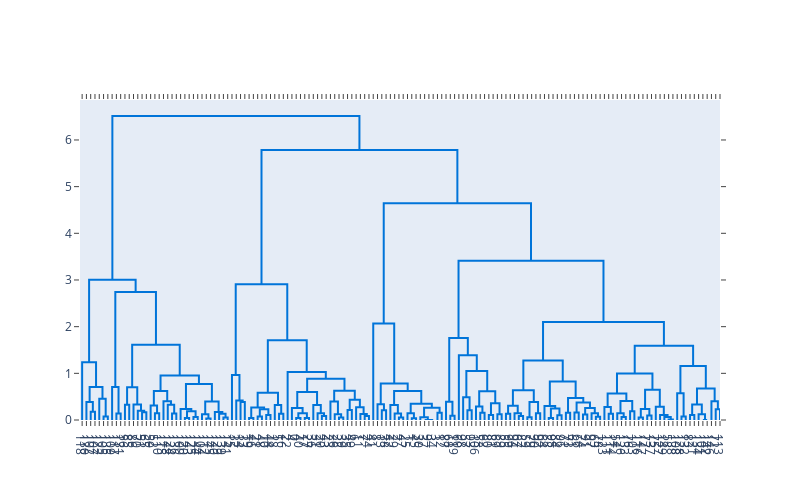

The notebook cell saved with this chart:
### Code cell
# Create the dendrogram
fig = ff.create_dendrogram(df_iris_pca, color_threshold=0)
fig.update_layout(width=800, height=500)
fig.show()

### Figure 1 — Plotly figure (JSON) as saved in the notebook; plotly's stock layout.template omitted (floating-point values rounded to 4 significant figures; data arrays with more than 128 entries replaced by an {"elided": "..."} marker saying what was removed)
{"data": [{"hoverinfo": "text", "marker": {"color": "rgb(0,116,217)"}, "mode": "lines", "type": "scatter", "x": [25, 25, 35, 35], "xaxis": "x", "y": [0, 0.1742, 0.1742, 0], "yaxis": "y"}, {"hoverinfo": "text", "marker": {"color": "rgb(0,116,217)"}, "mode": "lines", "type": "scatter", "x": [15, 15, 30, 30], "xaxis": "x", "y": [0, 0.3837, 0.3837, 0.1742], "yaxis": "y"}, {"hoverinfo": "text", "marker": {"color": "rgb(0,116,217)"}, "mode": "lines", "type": "scatter", "x": [55, 55, 65, 65], "xaxis": "x", "y": [0, 0.07319, 0.07319, 0], "yaxis": "y"}, {"hoverinfo": "text", "marker": {"color": "rgb(0,116,217)"}, "mode": "lines", "type": "scatter", "x": [45, 45, 60, 60], "xaxis": "x", "y": [0, 0.4574, 0.4574, 0.07319], "yaxis": "y"}, {"hoverinfo": "text", "marker": {"color": "rgb(0,116,217)"}, "mode": "lines", "type": "scatter", "x": [22.5, 22.5, 52.5, 52.5], "xaxis": "x", "y": [0.3837, 0.7092, 0.7092, 0.4574], "yaxis": "y"}, {"hoverinfo": "text", "marker": {"color": "rgb(0,116,217)"}, "mode": "lines", "type": "scatter", "x": [5, 5, 37.5, 37.5], "xaxis": "x", "y": [0, 1.235, 1.235, 0.7092], "yaxis": "y"}, {"hoverinfo": "text", "marker": {"color": "rgb(0,116,217)"}, "mode": "lines", "type": "scatter", "x": [85, 85, 95, 95], "xaxis": "x", "y": [0, 0.1398, 0.1398, 0], "yaxis": "y"}, {"hoverinfo": "text", "marker": {"color": "rgb(0,116,217)"}, "mode": "lines", "type": "scatter", "x": [75, 75, 90, 90], "xaxis": "x", "y": [0, 0.7064, 0.7064, 0.1398], "yaxis": "y"}, {"hoverinfo": "text", "marker": {"color": "rgb(0,116,217)"}, "mode": "lines", "type": "scatter", "x": [105, 105, 115, 115], "xaxis": "x", "y": [0, 0.326, 0.326, 0], "yaxis": "y"}, {"hoverinfo": "text", "marker": {"color": "rgb(0,116,217)"}, "mode": "lines", "type": "scatter", "x": [145, 145, 155, 155], "xaxis": "x", "y": [0, 0.1686, 0.1686, 0], "yaxis": "y"}, {"hoverinfo": "text", "marker": {"color": "rgb(0,116,217)"}, "mode": "lines", "type": "scatter", "x": [135, 135, 150, 150], "xaxis": "x", "y": [0, 0.1963, 0.1963, 0.1686], "yaxis": "y"}, {"hoverinfo": "text", "marker": {"color": "rgb(0,116,217)"}, "mode": "lines", "type": "scatter", "x": [125, 125, 142.5, 142.5], "xaxis": "x", "y": [0, 0.3334, 0.3334, 0.1963], "yaxis": "y"}, {"hoverinfo": "text", "marker": {"color": "rgb(0,116,217)"}, "mode": "lines", "type": "scatter", "x": [110, 110, 133.8, 133.8], "xaxis": "x", "y": [0.326, 0.7017, 0.7017, 0.3334], "yaxis": "y"}, {"hoverinfo": "text", "marker": {"color": "rgb(0,116,217)"}, "mode": "lines", "type": "scatter", "x": [175, 175, 185, 185], "xaxis": "x", "y": [0, 0.1469, 0.1469, 0], "yaxis": "y"}, {"hoverinfo": "text", "marker": {"color": "rgb(0,116,217)"}, "mode": "lines", "type": "scatter", "x": [165, 165, 180, 180], "xaxis": "x", "y": [0, 0.3118, 0.3118, 0.1469], "yaxis": "y"}, {"hoverinfo": "text", "marker": {"color": "rgb(0,116,217)"}, "mode": "lines", "type": "scatter", "x": [215, 215, 225, 225], "xaxis": "x", "y": [0, 0.1371, 0.1371, 0], "yaxis": "y"}, {"hoverinfo": "text", "marker": {"color": "rgb(0,116,217)"}, "mode": "lines", "type": "scatter", "x": [205, 205, 220, 220], "xaxis": "x", "y": [0, 0.3279, 0.3279, 0.1371], "yaxis": "y"}, {"hoverinfo": "text", "marker": {"color": "rgb(0,116,217)"}, "mode": "lines", "type": "scatter", "x": [195, 195, 212.5, 212.5], "xaxis": "x", "y": [0, 0.4019, 0.4019, 0.3279], "yaxis": "y"}, {"hoverinfo": "text", "marker": {"color": "rgb(0,116,217)"}, "mode": "lines", "type": "scatter", "x": [172.5, 172.5, 203.8, 203.8], "xaxis": "x", "y": [0.3118, 0.619, 0.619, 0.4019], "yaxis": "y"}, {"hoverinfo": "text", "marker": {"color": "rgb(0,116,217)"}, "mode": "lines", "type": "scatter", "x": [245, 245, 255, 255], "xaxis": "x", "y": [0, 0.04281, 0.04281, 0], "yaxis": "y"}, {"hoverinfo": "text", "marker": {"color": "rgb(0,116,217)"}, "mode": "lines", "type": "scatter", "x": [265, 265, 275, 275], "xaxis": "x", "y": [0, 0.06307, 0.06307, 0], "yaxis": "y"}, {"hoverinfo": "text", "marker": {"color": "rgb(0,116,217)"}, "mode": "lines", "type": "scatter", "x": [250, 250, 270, 270], "xaxis": "x", "y": [0.04281, 0.1885, 0.1885, 0.06307], "yaxis": "y"}, {"hoverinfo": "text", "marker": {"color": "rgb(0,116,217)"}, "mode": "lines", "type": "scatter", "x": [235, 235, 260, 260], "xaxis": "x", "y": [0, 0.2345, 0.2345, 0.1885], "yaxis": "y"}, {"hoverinfo": "text", "marker": {"color": "rgb(0,116,217)"}, "mode": "lines", "type": "scatter", "x": [295, 295, 305, 305], "xaxis": "x", "y": [0, 0.03437, 0.03437, 0], "yaxis": "y"}, {"hoverinfo": "text", "marker": {"color": "rgb(0,116,217)"}, "mode": "lines", "type": "scatter", "x": [285, 285, 300, 300], "xaxis": "x", "y": [0, 0.1242, 0.1242, 0.03437], "yaxis": "y"}, {"hoverinfo": "text", "marker": {"color": "rgb(0,116,217)"}, "mode": "lines", "type": "scatter", "x": [335, 335, 345, 345], "xaxis": "x", "y": [0, 0.0514, 0.0514, 0], "yaxis": "y"}, {"hoverinfo": "text", "marker": {"color": "rgb(0,116,217)"}, "mode": "lines", "type": "scatter", "x": [325, 325, 340, 340], "xaxis": "x", "y": [0, 0.1362, 0.1362, 0.0514], "yaxis": "y"}, {"hoverinfo": "text", "marker": {"color": "rgb(0,116,217)"}, "mode": "lines", "type": "scatter", "x": [315, 315, 332.5, 332.5], "xaxis": "x", "y": [0, 0.174, 0.174, 0.1362], "yaxis": "y"}, {"hoverinfo": "text", "marker": {"color": "rgb(0,116,217)"}, "mode": "lines", "type": "scatter", "x": [292.5, 292.5, 323.8, 323.8], "xaxis": "x", "y": [0.1242, 0.3964, 0.3964, 0.174], "yaxis": "y"}, {"hoverinfo": "text", "marker": {"color": "rgb(0,116,217)"}, "mode": "lines", "type": "scatter", "x": [247.5, 247.5, 308.1, 308.1], "xaxis": "x", "y": [0.2345, 0.7691, 0.7691, 0.3964], "yaxis": "y"}, {"hoverinfo": "text", "marker": {"color": "rgb(0,116,217)"}, "mode": "lines", "type": "scatter", "x": [188.1, 188.1, 277.8, 277.8], "xaxis": "x", "y": [0.619, 0.9543, 0.9543, 0.7691], "yaxis": "y"}, {"hoverinfo": "text", "marker": {"color": "rgb(0,116,217)"}, "mode": "lines", "type": "scatter", "x": [121.9, 121.9, 233.0, 233.0], "xaxis": "x", "y": [0.7017, 1.612, 1.612, 0.9543], "yaxis": "y"}, {"hoverinfo": "text", "marker": {"color": "rgb(0,116,217)"}, "mode": "lines", "type": "scatter", "x": [82.5, 82.5, 177.4, 177.4], "xaxis": "x", "y": [0.7064, 2.744, 2.744, 1.612], "yaxis": "y"}, {"hoverinfo": "text", "marker": {"color": "rgb(0,116,217)"}, "mode": "lines", "type": "scatter", "x": [21.25, 21.25, 130.0, 130.0], "xaxis": "x", "y": [1.235, 3.002, 3.002, 2.744], "yaxis": "y"}, {"hoverinfo": "text", "marker": {"color": "rgb(0,116,217)"}, "mode": "lines", "type": "scatter", "x": [375, 375, 385, 385], "xaxis": "x", "y": [0, 0.3842, 0.3842, 0], "yaxis": "y"}, {"hoverinfo": "text", "marker": {"color": "rgb(0,116,217)"}, "mode": "lines", "type": "scatter", "x": [365, 365, 380, 380], "xaxis": "x", "y": [0, 0.4204, 0.4204, 0.3842], "yaxis": "y"}, {"hoverinfo": "text", "marker": {"color": "rgb(0,116,217)"}, "mode": "lines", "type": "scatter", "x": [355, 355, 372.5, 372.5], "xaxis": "x", "y": [0, 0.9625, 0.9625, 0.4204], "yaxis": "y"}, {"hoverinfo": "text", "marker": {"color": "rgb(0,116,217)"}, "mode": "lines", "type": "scatter", "x": [395, 395, 405, 405], "xaxis": "x", "y": [0, 0.04197, 0.04197, 0], "yaxis": "y"}, {"hoverinfo": "text", "marker": {"color": "rgb(0,116,217)"}, "mode": "lines", "type": "scatter", "x": [415, 415, 425, 425], "xaxis": "x", "y": [0, 0.07631, 0.07631, 0], "yaxis": "y"}, {"hoverinfo": "text", "marker": {"color": "rgb(0,116,217)"}, "mode": "lines", "type": "scatter", "x": [435, 435, 445, 445], "xaxis": "x", "y": [0, 0.1052, 0.1052, 0], "yaxis": "y"}, {"hoverinfo": "text", "marker": {"color": "rgb(0,116,217)"}, "mode": "lines", "type": "scatter", "x": [420, 420, 440, 440], "xaxis": "x", "y": [0.07631, 0.2303, 0.2303, 0.1052], "yaxis": "y"}, {"hoverinfo": "text", "marker": {"color": "rgb(0,116,217)"}, "mode": "lines", "type": "scatter", "x": [400, 400, 430, 430], "xaxis": "x", "y": [0.04197, 0.2655, 0.2655, 0.2303], "yaxis": "y"}, {"hoverinfo": "text", "marker": {"color": "rgb(0,116,217)"}, "mode": "lines", "type": "scatter", "x": [465, 465, 475, 475], "xaxis": "x", "y": [0, 0.1323, 0.1323, 0], "yaxis": "y"}, {"hoverinfo": "text", "marker": {"color": "rgb(0,116,217)"}, "mode": "lines", "type": "scatter", "x": [455, 455, 470, 470], "xaxis": "x", "y": [0, 0.3195, 0.3195, 0.1323], "yaxis": "y"}, {"hoverinfo": "text", "marker": {"color": "rgb(0,116,217)"}, "mode": "lines", "type": "scatter", "x": [415, 415, 462.5, 462.5], "xaxis": "x", "y": [0.2655, 0.5818, 0.5818, 0.3195], "yaxis": "y"}, {"hoverinfo": "text", "marker": {"color": "rgb(0,116,217)"}, "mode": "lines", "type": "scatter", "x": [505, 505, 515, 515], "xaxis": "x", "y": [0, 0.04365, 0.04365, 0], "yaxis": "y"}, {"hoverinfo": "text", "marker": {"color": "rgb(0,116,217)"}, "mode": "lines", "type": "scatter", "x": [525, 525, 535, 535], "xaxis": "x", "y": [0, 0.04365, 0.04365, 0], "yaxis": "y"}, {"hoverinfo": "text", "marker": {"color": "rgb(0,116,217)"}, "mode": "lines", "type": "scatter", "x": [510, 510, 530, 530], "xaxis": "x", "y": [0.04365, 0.1451, 0.1451, 0.04365], "yaxis": "y"}, {"hoverinfo": "text", "marker": {"color": "rgb(0,116,217)"}, "mode": "lines", "type": "scatter", "x": [495, 495, 520, 520], "xaxis": "x", "y": [0, 0.2553, 0.2553, 0.1451], "yaxis": "y"}, {"hoverinfo": "text", "marker": {"color": "rgb(0,116,217)"}, "mode": "lines", "type": "scatter", "x": [565, 565, 575, 575], "xaxis": "x", "y": [0, 0.08338, 0.08338, 0], "yaxis": "y"}, {"hoverinfo": "text", "marker": {"color": "rgb(0,116,217)"}, "mode": "lines", "type": "scatter", "x": [555, 555, 570, 570], "xaxis": "x", "y": [0, 0.1422, 0.1422, 0.08338], "yaxis": "y"}, {"hoverinfo": "text", "marker": {"color": "rgb(0,116,217)"}, "mode": "lines", "type": "scatter", "x": [545, 545, 562.5, 562.5], "xaxis": "x", "y": [0, 0.3203, 0.3203, 0.1422], "yaxis": "y"}, {"hoverinfo": "text", "marker": {"color": "rgb(0,116,217)"}, "mode": "lines", "type": "scatter", "x": [507.5, 507.5, 553.8, 553.8], "xaxis": "x", "y": [0.2553, 0.6023, 0.6023, 0.3203], "yaxis": "y"}, {"hoverinfo": "text", "marker": {"color": "rgb(0,116,217)"}, "mode": "lines", "type": "scatter", "x": [605, 605, 615, 615], "xaxis": "x", "y": [0, 0.05332, 0.05332, 0], "yaxis": "y"}, {"hoverinfo": "text", "marker": {"color": "rgb(0,116,217)"}, "mode": "lines", "type": "scatter", "x": [595, 595, 610, 610], "xaxis": "x", "y": [0, 0.1215, 0.1215, 0.05332], "yaxis": "y"}, {"hoverinfo": "text", "marker": {"color": "rgb(0,116,217)"}, "mode": "lines", "type": "scatter", "x": [585, 585, 602.5, 602.5], "xaxis": "x", "y": [0, 0.3965, 0.3965, 0.1215], "yaxis": "y"}, {"hoverinfo": "text", "marker": {"color": "rgb(0,116,217)"}, "mode": "lines", "type": "scatter", "x": [625, 625, 635, 635], "xaxis": "x", "y": [0, 0.2166, 0.2166, 0], "yaxis": "y"}, {"hoverinfo": "text", "marker": {"color": "rgb(0,116,217)"}, "mode": "lines", "type": "scatter", "x": [665, 665, 675, 675], "xaxis": "x", "y": [0, 0.08561, 0.08561, 0], "yaxis": "y"}, {"hoverinfo": "text", "marker": {"color": "rgb(0,116,217)"}, "mode": "lines", "type": "scatter", "x": [655, 655, 670, 670], "xaxis": "x", "y": [0, 0.1291, 0.1291, 0.08561], "yaxis": "y"}, {"hoverinfo": "text", "marker": {"color": "rgb(0,116,217)"}, "mode": "lines", "type": "scatter", "x": [645, 645, 662.5, 662.5], "xaxis": "x", "y": [0, 0.2736, 0.2736, 0.1291], "yaxis": "y"}, {"hoverinfo": "text", "marker": {"color": "rgb(0,116,217)"}, "mode": "lines", "type": "scatter", "x": [630, 630, 653.8, 653.8], "xaxis": "x", "y": [0.2166, 0.4325, 0.4325, 0.2736], "yaxis": "y"}, {"hoverinfo": "text", "marker": {"color": "rgb(0,116,217)"}, "mode": "lines", "type": "scatter", "x": [593.8, 593.8, 641.9, 641.9], "xaxis": "x", "y": [0.3965, 0.6261, 0.6261, 0.4325], "yaxis": "y"}, {"hoverinfo": "text", "marker": {"color": "rgb(0,116,217)"}, "mode": "lines", "type": "scatter", "x": [530.6, 530.6, 617.8, 617.8], "xaxis": "x", "y": [0.6023, 0.8851, 0.8851, 0.6261], "yaxis": "y"}, {"hoverinfo": "text", "marker": {"color": "rgb(0,116,217)"}, "mode": "lines", "type": "scatter", "x": [485, 485, 574.2, 574.2], "xaxis": "x", "y": [0, 1.028, 1.028, 0.8851], "yaxis": "y"}, {"hoverinfo": "text", "marker": {"color": "rgb(0,116,217)"}, "mode": "lines", "type": "scatter", "x": [438.8, 438.8, 529.6, 529.6], "xaxis": "x", "y": [0.5818, 1.709, 1.709, 1.028], "yaxis": "y"}, {"hoverinfo": "text", "marker": {"color": "rgb(0,116,217)"}, "mode": "lines", "type": "scatter", "x": [363.8, 363.8, 484.2, 484.2], "xaxis": "x", "y": [0.9625, 2.907, 2.907, 1.709], "yaxis": "y"}, {"hoverinfo": "text", "marker": {"color": "rgb(0,116,217)"}, "mode": "lines", "type": "scatter", "x": [705, 705, 715, 715], "xaxis": "x", "y": [0, 0.2113, 0.2113, 0], "yaxis": "y"}, {"hoverinfo": "text", "marker": {"color": "rgb(0,116,217)"}, "mode": "lines", "type": "scatter", "x": [695, 695, 710, 710], "xaxis": "x", "y": [0, 0.3366, 0.3366, 0.2113], "yaxis": "y"}, {"hoverinfo": "text", "marker": {"color": "rgb(0,116,217)"}, "mode": "lines", "type": "scatter", "x": [745, 745, 755, 755], "xaxis": "x", "y": [0, 0.05332, 0.05332, 0], "yaxis": "y"}, {"hoverinfo": "text", "marker": {"color": "rgb(0,116,217)"}, "mode": "lines", "type": "scatter", "x": [735, 735, 750, 750], "xaxis": "x", "y": [0, 0.1378, 0.1378, 0.05332], "yaxis": "y"}, {"hoverinfo": "text", "marker": {"color": "rgb(0,116,217)"}, "mode": "lines", "type": "scatter", "x": [725, 725, 742.5, 742.5], "xaxis": "x", "y": [0, 0.3207, 0.3207, 0.1378], "yaxis": "y"}, {"hoverinfo": "text", "marker": {"color": "rgb(0,116,217)"}, "mode": "lines", "type": "scatter", "x": [775, 775, 785, 785], "xaxis": "x", "y": [0, 0.03815, 0.03815, 0], "yaxis": "y"}, {"hoverinfo": "text", "marker": {"color": "rgb(0,116,217)"}, "mode": "lines", "type": "scatter", "x": [765, 765, 780, 780], "xaxis": "x", "y": [0, 0.1451, 0.1451, 0.03815], "yaxis": "y"}, {"hoverinfo": "text", "marker": {"color": "rgb(0,116,217)"}, "mode": "lines", "type": "scatter", "x": [815, 815, 825, 825], "xaxis": "x", "y": [0, 0, 0, 0], "yaxis": "y"}, {"hoverinfo": "text", "marker": {"color": "rgb(0,116,217)"}, "mode": "lines", "type": "scatter", "x": [805, 805, 820, 820], "xaxis": "x", "y": [0, 0, 0, 0], "yaxis": "y"}, {"hoverinfo": "text", "marker": {"color": "rgb(0,116,217)"}, "mode": "lines", "type": "scatter", "x": [795, 795, 812.5, 812.5], "xaxis": "x", "y": [0, 0.05651, 0.05651, 0], "yaxis": "y"}, {"hoverinfo": "text", "marker": {"color": "rgb(0,116,217)"}, "mode": "lines", "type": "scatter", "x": [835, 835, 845, 845], "xaxis": "x", "y": [0, 0.1559, 0.1559, 0], "yaxis": "y"}, {"hoverinfo": "text", "marker": {"color": "rgb(0,116,217)"}, "mode": "lines", "type": "scatter", "x": [803.8, 803.8, 840, 840], "xaxis": "x", "y": [0.05651, 0.2629, 0.2629, 0.1559], "yaxis": "y"}, {"hoverinfo": "text", "marker": {"color": "rgb(0,116,217)"}, "mode": "lines", "type": "scatter", "x": [772.5, 772.5, 821.9, 821.9], "xaxis": "x", "y": [0.1451, 0.3487, 0.3487, 0.2629], "yaxis": "y"}, {"hoverinfo": "text", "marker": {"color": "rgb(0,116,217)"}, "mode": "lines", "type": "scatter", "x": [733.8, 733.8, 797.2, 797.2], "xaxis": "x", "y": [0.3207, 0.6203, 0.6203, 0.3487], "yaxis": "y"}, {"hoverinfo": "text", "marker": {"color": "rgb(0,116,217)"}, "mode": "lines", "type": "scatter", "x": [702.5, 702.5, 765.5, 765.5], "xaxis": "x", "y": [0.3366, 0.7837, 0.7837, 0.6203], "yaxis": "y"}, {"hoverinfo": "text", "marker": {"color": "rgb(0,116,217)"}, "mode": "lines", "type": "scatter", "x": [685, 685, 734.0, 734.0], "xaxis": "x", "y": [0, 2.07, 2.07, 0.7837], "yaxis": "y"}, {"hoverinfo": "text", "marker": {"color": "rgb(0,116,217)"}, "mode": "lines", "type": "scatter", "x": [865, 865, 875, 875], "xaxis": "x", "y": [0, 0.09268, 0.09268, 0], "yaxis": "y"}, {"hoverinfo": "text", "marker": {"color": "rgb(0,116,217)"}, "mode": "lines", "type": "scatter", "x": [855, 855, 870, 870], "xaxis": "x", "y": [0, 0.3915, 0.3915, 0.09268], "yaxis": "y"}, {"hoverinfo": "text", "marker": {"color": "rgb(0,116,217)"}, "mode": "lines", "type": "scatter", "x": [905, 905, 915, 915], "xaxis": "x", "y": [0, 0.2098, 0.2098, 0], "yaxis": "y"}, {"hoverinfo": "text", "marker": {"color": "rgb(0,116,217)"}, "mode": "lines", "type": "scatter", "x": [895, 895, 910, 910], "xaxis": "x", "y": [0, 0.4857, 0.4857, 0.2098], "yaxis": "y"}, {"hoverinfo": "text", "marker": {"color": "rgb(0,116,217)"}, "mode": "lines", "type": "scatter", "x": [935, 935, 945, 945], "xaxis": "x", "y": [0, 0.155, 0.155, 0], "yaxis": "y"}, {"hoverinfo": "text", "marker": {"color": "rgb(0,116,217)"}, "mode": "lines", "type": "scatter", "x": [925, 925, 940, 940], "xaxis": "x", "y": [0, 0.2872, 0.2872, 0.155], "yaxis": "y"}, {"hoverinfo": "text", "marker": {"color": "rgb(0,116,217)"}, "mode": "lines", "type": "scatter", "x": [955, 955, 965, 965], "xaxis": "x", "y": [0, 0.1079, 0.1079, 0], "yaxis": "y"}, {"hoverinfo": "text", "marker": {"color": "rgb(0,116,217)"}, "mode": "lines", "type": "scatter", "x": [975, 975, 985, 985], "xaxis": "x", "y": [0, 0.1215, 0.1215, 0], "yaxis": "y"}, {"hoverinfo": "text", "marker": {"color": "rgb(0,116,217)"}, "mode": "lines", "type": "scatter", "x": [960, 960, 980, 980], "xaxis": "x", "y": [0.1079, 0.3572, 0.3572, 0.1215], "yaxis": "y"}, {"hoverinfo": "text", "marker": {"color": "rgb(0,116,217)"}, "mode": "lines", "type": "scatter", "x": [932.5, 932.5, 970, 970], "xaxis": "x", "y": [0.2872, 0.6133, 0.6133, 0.3572], "yaxis": "y"}, {"hoverinfo": "text", "marker": {"color": "rgb(0,116,217)"}, "mode": "lines", "type": "scatter", "x": [902.5, 902.5, 951.2, 951.2], "xaxis": "x", "y": [0.4857, 1.052, 1.052, 0.6133], "yaxis": "y"}, {"hoverinfo": "text", "marker": {"color": "rgb(0,116,217)"}, "mode": "lines", "type": "scatter", "x": [885, 885, 926.9, 926.9], "xaxis": "x", "y": [0, 1.387, 1.387, 1.052], "yaxis": "y"}, {"hoverinfo": "text", "marker": {"color": "rgb(0,116,217)"}, "mode": "lines", "type": "scatter", "x": [862.5, 862.5, 905.9, 905.9], "xaxis": "x", "y": [0.3915, 1.757, 1.757, 1.387], "yaxis": "y"}, {"hoverinfo": "text", "marker": {"color": "rgb(0,116,217)"}, "mode": "lines", "type": "scatter", "x": [995, 995, 1005, 1005], "xaxis": "x", "y": [0, 0.1323, 0.1323, 0], "yaxis": "y"}, {"hoverinfo": "text", "marker": {"color": "rgb(0,116,217)"}, "mode": "lines", "type": "scatter", "x": [1025, 1025, 1035, 1035], "xaxis": "x", "y": [0, 0.08393, 0.08393, 0], "yaxis": "y"}, {"hoverinfo": "text", "marker": {"color": "rgb(0,116,217)"}, "mode": "lines", "type": "scatter", "x": [1015, 1015, 1030, 1030], "xaxis": "x", "y": [0, 0.1442, 0.1442, 0.08393], "yaxis": "y"}, {"hoverinfo": "text", "marker": {"color": "rgb(0,116,217)"}, "mode": "lines", "type": "scatter", "x": [1000, 1000, 1022.0, 1022.0], "xaxis": "x", "y": [0.1323, 0.3054, 0.3054, 0.1442], "yaxis": "y"}, {"hoverinfo": "text", "marker": {"color": "rgb(0,116,217)"}, "mode": "lines", "type": "scatter", "x": [1045, 1045, 1055, 1055], "xaxis": "x", "y": [0, 0.05919, 0.05919, 0], "yaxis": "y"}, {"hoverinfo": "text", "marker": {"color": "rgb(0,116,217)"}, "mode": "lines", "type": "scatter", "x": [1065, 1065, 1075, 1075], "xaxis": "x", "y": [0, 0.1427, 0.1427, 0], "yaxis": "y"}, {"hoverinfo": "text", "marker": {"color": "rgb(0,116,217)"}, "mode": "lines", "type": "scatter", "x": [1050, 1050, 1070, 1070], "xaxis": "x", "y": [0.05919, 0.3834, 0.3834, 0.1427], "yaxis": "y"}, {"hoverinfo": "text", "marker": {"color": "rgb(0,116,217)"}, "mode": "lines", "type": "scatter", "x": [1011.0, 1011.0, 1060, 1060], "xaxis": "x", "y": [0.3054, 0.6354, 0.6354, 0.3834], "yaxis": "y"}, {"hoverinfo": "text", "marker": {"color": "rgb(0,116,217)"}, "mode": "lines", "type": "scatter", "x": [1095, 1095, 1105, 1105], "xaxis": "x", "y": [0, 0.04365, 0.04365, 0], "yaxis": "y"}, {"hoverinfo": "text", "marker": {"color": "rgb(0,116,217)"}, "mode": "lines", "type": "scatter", "x": [1115, 1115, 1125, 1125], "xaxis": "x", "y": [0, 0.09968, 0.09968, 0], "yaxis": "y"}, {"hoverinfo": "text", "marker": {"color": "rgb(0,116,217)"}, "mode": "lines", "type": "scatter", "x": [1100, 1100, 1120, 1120], "xaxis": "x", "y": [0.04365, 0.2461, 0.2461, 0.09968], "yaxis": "y"}, {"hoverinfo": "text", "marker": {"color": "rgb(0,116,217)"}, "mode": "lines", "type": "scatter", "x": [1085, 1085, 1110, 1110], "xaxis": "x", "y": [0, 0.3, 0.3, 0.2461], "yaxis": "y"}, {"hoverinfo": "text", "marker": {"color": "rgb(0,116,217)"}, "mode": "lines", "type": "scatter", "x": [1135, 1135, 1145, 1145], "xaxis": "x", "y": [0, 0.157, 0.157, 0], "yaxis": "y"}, {"hoverinfo": "text", "marker": {"color": "rgb(0,116,217)"}, "mode": "lines", "type": "scatter", "x": [1155, 1155, 1165, 1165], "xaxis": "x", "y": [0, 0.16, 0.16, 0], "yaxis": "y"}, {"hoverinfo": "text", "marker": {"color": "rgb(0,116,217)"}, "mode": "lines", "type": "scatter", "x": [1175, 1175, 1185, 1185], "xaxis": "x", "y": [0, 0.1194, 0.1194, 0], "yaxis": "y"}, {"hoverinfo": "text", "marker": {"color": "rgb(0,116,217)"}, "mode": "lines", "type": "scatter", "x": [1205, 1205, 1215, 1215], "xaxis": "x", "y": [0, 0.0674, 0.0674, 0], "yaxis": "y"}, {"hoverinfo": "text", "marker": {"color": "rgb(0,116,217)"}, "mode": "lines", "type": "scatter", "x": [1195, 1195, 1210, 1210], "xaxis": "x", "y": [0, 0.1467, 0.1467, 0.0674], "yaxis": "y"}, {"hoverinfo": "text", "marker": {"color": "rgb(0,116,217)"}, "mode": "lines", "type": "scatter", "x": [1180, 1180, 1202.0, 1202.0], "xaxis": "x", "y": [0.1194, 0.2549, 0.2549, 0.1467], "yaxis": "y"}, {"hoverinfo": "text", "marker": {"color": "rgb(0,116,217)"}, "mode": "lines", "type": "scatter", "x": [1160, 1160, 1191.0, 1191.0], "xaxis": "x", "y": [0.16, 0.3747, 0.3747, 0.2549], "yaxis": "y"}, {"hoverinfo": "text", "marker": {"color": "rgb(0,116,217)"}, "mode": "lines", "type": "scatter", "x": [1140, 1140, 1176.0, 1176.0], "xaxis": "x", "y": [0.157, 0.4691, 0.4691, 0.3747], "yaxis": "y"}, {"hoverinfo": "text", "marker": {"color": "rgb(0,116,217)"}, "mode": "lines", "type": "scatter", "x": [1098.0, 1098.0, 1158.0, 1158.0], "xaxis": "x", "y": [0.3, 0.825, 0.825, 0.4691], "yaxis": "y"}, {"hoverinfo": "text", "marker": {"color": "rgb(0,116,217)"}, "mode": "lines", "type": "scatter", "x": [1036.0, 1036.0, 1128.0, 1128.0], "xaxis": "x", "y": [0.6354, 1.275, 1.275, 0.825], "yaxis": "y"}, {"hoverinfo": "text", "marker": {"color": "rgb(0,116,217)"}, "mode": "lines", "type": "scatter", "x": [1235, 1235, 1245, 1245], "xaxis": "x", "y": [0, 0.1359, 0.1359, 0], "yaxis": "y"}, {"hoverinfo": "text", "marker": {"color": "rgb(0,116,217)"}, "mode": "lines", "type": "scatter", "x": [1225, 1225, 1240, 1240], "xaxis": "x", "y": [0, 0.2761, 0.2761, 0.1359], "yaxis": "y"}, {"hoverinfo": "text", "marker": {"color": "rgb(0,116,217)"}, "mode": "lines", "type": "scatter", "x": [1265, 1265, 1275, 1275], "xaxis": "x", "y": [0, 0.06482, 0.06482, 0], "yaxis": "y"}, {"hoverinfo": "text", "marker": {"color": "rgb(0,116,217)"}, "mode": "lines", "type": "scatter", "x": [1255, 1255, 1270, 1270], "xaxis": "x", "y": [0, 0.1461, 0.1461, 0.06482], "yaxis": "y"}, {"hoverinfo": "text", "marker": {"color": "rgb(0,116,217)"}, "mode": "lines", "type": "scatter", "x": [1285, 1285, 1295, 1295], "xaxis": "x", "y": [0, 0.1873, 0.1873, 0], "yaxis": "y"}, {"hoverinfo": "text", "marker": {"color": "rgb(0,116,217)"}, "mode": "lines", "type": "scatter", "x": [1262.0, 1262.0, 1290, 1290], "xaxis": "x", "y": [0.1461, 0.4095, 0.4095, 0.1873], "yaxis": "y"}, {"hoverinfo": "text", "marker": {"color": "rgb(0,116,217)"}, "mode": "lines", "type": "scatter", "x": [1232.0, 1232.0, 1276.0, 1276.0], "xaxis": "x", "y": [0.2761, 0.5692, 0.5692, 0.4095], "yaxis": "y"}, {"hoverinfo": "text", "marker": {"color": "rgb(0,116,217)"}, "mode": "lines", "type": "scatter", "x": [1305, 1305, 1315, 1315], "xaxis": "x", "y": [0, 0.0514, 0.0514, 0], "yaxis": "y"}, {"hoverinfo": "text", "marker": {"color": "rgb(0,116,217)"}, "mode": "lines", "type": "scatter", "x": [1325, 1325, 1335, 1335], "xaxis": "x", "y": [0, 0.0941, 0.0941, 0], "yaxis": "y"}, {"hoverinfo": "text", "marker": {"color": "rgb(0,116,217)"}, "mode": "lines", "type": "scatter", "x": [1310, 1310, 1330, 1330], "xaxis": "x", "y": [0.0514, 0.2332, 0.2332, 0.0941], "yaxis": "y"}, {"hoverinfo": "text", "marker": {"color": "rgb(0,116,217)"}, "mode": "lines", "type": "scatter", "x": [1375, 1375, 1385, 1385], "xaxis": "x", "y": [0, 0.01145, 0.01145, 0], "yaxis": "y"}, {"hoverinfo": "text", "marker": {"color": "rgb(0,116,217)"}, "mode": "lines", "type": "scatter", "x": [1365, 1365, 1380, 1380], "xaxis": "x", "y": [0, 0.06215, 0.06215, 0.01145], "yaxis": "y"}, {"hoverinfo": "text", "marker": {"color": "rgb(0,116,217)"}, "mode": "lines", "type": "scatter", "x": [1355, 1355, 1372.0, 1372.0], "xaxis": "x", "y": [0, 0.1069, 0.1069, 0.06215], "yaxis": "y"}, {"hoverinfo": "text", "marker": {"color": "rgb(0,116,217)"}, "mode": "lines", "type": "scatter", "x": [1345, 1345, 1364.0, 1364.0], "xaxis": "x", "y": [0, 0.2861, 0.2861, 0.1069], "yaxis": "y"}, {"hoverinfo": "text", "marker": {"color": "rgb(0,116,217)"}, "mode": "lines", "type": "scatter", "x": [1320, 1320, 1354.0, 1354.0], "xaxis": "x", "y": [0.2332, 0.6475, 0.6475, 0.2861], "yaxis": "y"}, {"hoverinfo": "text", "marker": {"color": "rgb(0,116,217)"}, "mode": "lines", "type": "scatter", "x": [1254.0, 1254.0, 1337.0, 1337.0], "xaxis": "x", "y": [0.5692, 0.9937, 0.9937, 0.6475], "yaxis": "y"}, {"hoverinfo": "text", "marker": {"color": "rgb(0,116,217)"}, "mode": "lines", "type": "scatter", "x": [1405, 1405, 1415, 1415], "xaxis": "x", "y": [0, 0.07486, 0.07486, 0], "yaxis": "y"}, {"hoverinfo": "text", "marker": {"color": "rgb(0,116,217)"}, "mode": "lines", "type": "scatter", "x": [1395, 1395, 1410, 1410], "xaxis": "x", "y": [0, 0.5728, 0.5728, 0.07486], "yaxis": "y"}, {"hoverinfo": "text", "marker": {"color": "rgb(0,116,217)"}, "mode": "lines", "type": "scatter", "x": [1425, 1425, 1435, 1435], "xaxis": "x", "y": [0, 0.1057, 0.1057, 0], "yaxis": "y"}, {"hoverinfo": "text", "marker": {"color": "rgb(0,116,217)"}, "mode": "lines", "type": "scatter", "x": [1455, 1455, 1465, 1465], "xaxis": "x", "y": [0, 0, 0, 0], "yaxis": "y"}, {"hoverinfo": "text", "marker": {"color": "rgb(0,116,217)"}, "mode": "lines", "type": "scatter", "x": [1445, 1445, 1460, 1460], "xaxis": "x", "y": [0, 0.124, 0.124, 0], "yaxis": "y"}, {"hoverinfo": "text", "marker": {"color": "rgb(0,116,217)"}, "mode": "lines", "type": "scatter", "x": [1430, 1430, 1452.0, 1452.0], "xaxis": "x", "y": [0.1057, 0.3324, 0.3324, 0.124], "yaxis": "y"}, {"hoverinfo": "text", "marker": {"color": "rgb(0,116,217)"}, "mode": "lines", "type": "scatter", "x": [1485, 1485, 1495, 1495], "xaxis": "x", "y": [0, 0.2279, 0.2279, 0], "yaxis": "y"}, {"hoverinfo": "text", "marker": {"color": "rgb(0,116,217)"}, "mode": "lines", "type": "scatter", "x": [1475, 1475, 1490, 1490], "xaxis": "x", "y": [0, 0.4024, 0.4024, 0.2279], "yaxis": "y"}, {"hoverinfo": "text", "marker": {"color": "rgb(0,116,217)"}, "mode": "lines", "type": "scatter", "x": [1441.0, 1441.0, 1482.0, 1482.0], "xaxis": "x", "y": [0.3324, 0.6733, 0.6733, 0.4024], "yaxis": "y"}, {"hoverinfo": "text", "marker": {"color": "rgb(0,116,217)"}, "mode": "lines", "type": "scatter", "x": [1402.0, 1402.0, 1462.0, 1462.0], "xaxis": "x", "y": [0.5728, 1.155, 1.155, 0.6733], "yaxis": "y"}, {"hoverinfo": "text", "marker": {"color": "rgb(0,116,217)"}, "mode": "lines", "type": "scatter", "x": [1296.0, 1296.0, 1432.0, 1432.0], "xaxis": "x", "y": [0.9937, 1.592, 1.592, 1.155], "yaxis": "y"}, {"hoverinfo": "text", "marker": {"color": "rgb(0,116,217)"}, "mode": "lines", "type": "scatter", "x": [1082.0, 1082.0, 1364.0, 1364.0], "xaxis": "x", "y": [1.275, 2.098, 2.098, 1.592], "yaxis": "y"}, {"hoverinfo": "text", "marker": {"color": "rgb(0,116,217)"}, "mode": "lines", "type": "scatter", "x": [884.2, 884.2, 1223.0, 1223.0], "xaxis": "x", "y": [1.757, 3.414, 3.414, 2.098], "yaxis": "y"}, {"hoverinfo": "text", "marker": {"color": "rgb(0,116,217)"}, "mode": "lines", "type": "scatter", "x": [709.5, 709.5, 1054.0, 1054.0], "xaxis": "x", "y": [2.07, 4.646, 4.646, 3.414], "yaxis": "y"}, {"hoverinfo": "text", "marker": {"color": "rgb(0,116,217)"}, "mode": "lines", "type": "scatter", "x": [424.0, 424.0, 881.5, 881.5], "xaxis": "x", "y": [2.907, 5.786, 5.786, 4.646], "yaxis": "y"}, {"hoverinfo": "text", "marker": {"color": "rgb(0,116,217)"}, "mode": "lines", "type": "scatter", "x": [75.61, 75.61, 652.7, 652.7], "xaxis": "x", "y": [3.002, 6.514, 6.514, 5.786], "yaxis": "y"}], "layout": {"autosize": false, "height": 500, "hovermode": "closest", "showlegend": false, "width": 800, "xaxis": {"autorange": true, "mirror": "allticks", "range": [0, 1495], "rangemode": "tozero", "showgrid": false, "showline": true, "showticklabels": true, "tickmode": "array", "ticks": "outside", "ticktext": {"elided": "150 str values"}, "tickvals": {"elided": "150 int values"}, "type": "linear", "zeroline": false}, "yaxis": {"autorange": true, "mirror": "allticks", "range": [0, 6.856], "rangemode": "tozero", "showgrid": false, "showline": true, "showticklabels": true, "ticks": "outside", "type": "linear", "zeroline": false}}}
